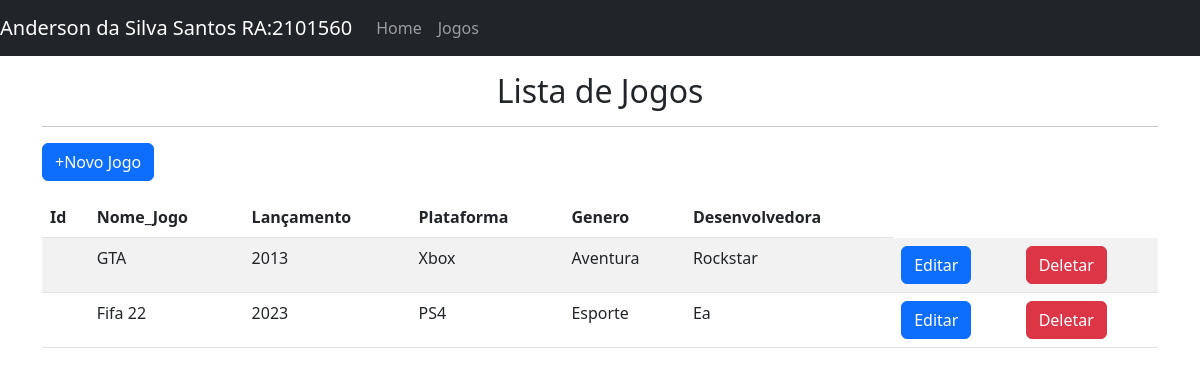
/games, run on the app's committed database.
### tables this page shows
CREATE TABLE registro_jogo (
    ID INTEGER PRIMARY KEY AUTOINCREMENT,
    NOME_JOGO TEXT,
    LANCAMENTO TEXT,
    PLATAFORMA TEXT,
    GENERO TEXT,
    DESENVOLVEDORA TEXT
);

### jogos.py (the view)
@app.route("/games")
def games():
    con = sql.connect ('registro_jogo.db')
    con.row_factory=sql.Row
    cur = con.cursor()
    cur.execute("select * from registro_jogo")
    data = cur.fetchall()
    return render_template ("games.html", datas=data)

### templates/games.html (shortened to what this page needs)
{% extends 'layout.html' %}
{% block body %}
<h2 style="text-align: center;">Lista de Jogos</h2>
    <hr>
<p class="text-right"> <a href="{{url_for('add_game')}}" class="btn btn-primary">+Novo Jogo</a></p>
<table class="table table-striped">
    <thead>
      <tr>
        <th scope="col">Id</th>
        <th scope="col">Nome_Jogo</th>
        <th scope="col">Lançamento</th>
        <th scope="col">Plataforma</th>
        <th scope="col">Genero</th>
        <th scope="col">Desenvolvedora</th>
      </tr>
    </thead>
    <tbody>
        {% for row in datas %}
      <tr>
        <td>{{loop.games}}</td>
        <td>{{row.NOME_JOGO}}</td>
        <td>{{row.LANCAMENTO}}</td>
        <td>{{row.PLATAFORMA}}</td>
        <td>{{row.GENERO}}</td>
        <td>{{row.DESENVOLVEDORA}}</td>
        <td><a href="{{url_for('edit_game',id=row.ID)}}" class="btn btn-primary">Editar</a></td>
        <td><a href="{{url_for('delete_game',id=row.ID)}}" class="btn btn-danger" onclick="return confirm ('Tem certeza que deseja apagar?')">Deletar </a></td>
      </tr>
        {% endfor %}
    </tbody>
  </table>
{% endblock %}

### data on the page
registro_jogo: NOME_JOGO "GTA", LANCAMENTO "2013", PLATAFORMA "Xbox", GENERO "Aventura", DESENVOLVEDORA "Rockstar"
registro_jogo: NOME_JOGO "Fifa 22", LANCAMENTO "2023", PLATAFORMA "PS4", GENERO "Esporte", DESENVOLVEDORA "Ea"
